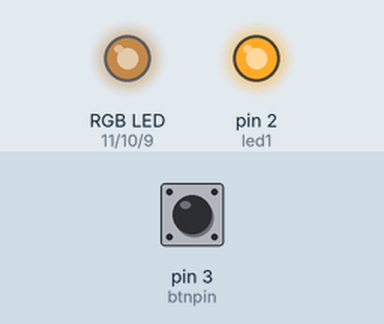
This sketch was run on a simulated Arduino Uno, built with avr-gcc and run on an emulated ATmega328P. On the bench: an RGB LED mixed from three pins (HIGH = lit), output pins drawn as LEDs (lit = HIGH). The inputs (shaded band) are chosen by the test bench; at power-on: pin 3 (btnpin) LOW. Dim RGB values are drawn brighter than linear; random numbers use the default seed unless the sketch sets one.

Above: at 1.2 s.
1.3 s: pin 3 (btnpin) pulled HIGH for 0.15 s
At 2.4 s:
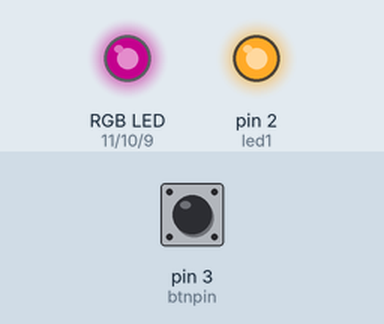
At 3.8 s:
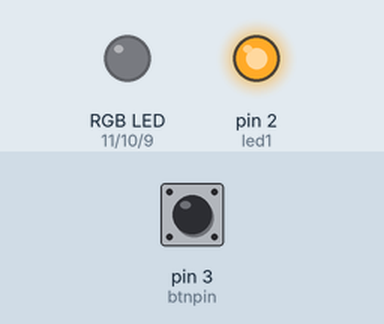
4.4 s: pin 3 (btnpin) pulled HIGH for 1 s
At 6.5 s:
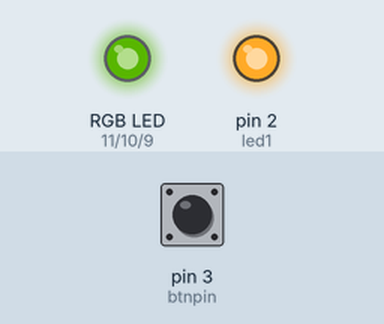
8.1 s: pin 3 (btnpin) pulled HIGH for 0.15 s
Timing chart, 0 to 31.3 s (numbered marks = the images above; inputs shaded):
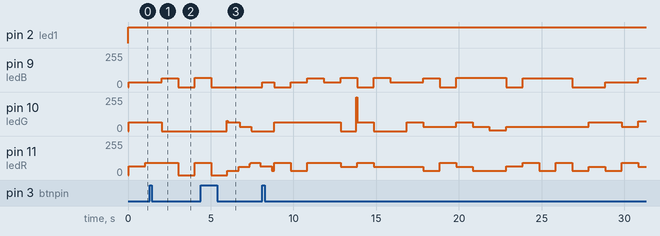

Measured:
- after the input at 1.3 s, pin 10 (ledG): 65/255 → 0/255 after 0.74 s
- after the input at 4.4 s, pin 10 (ledG): 0/255 → 78/255 after 1.6 s, → 66/255 0.08 s later, → 33/255 0.72 s later, → 0/255 0.68 s later

The sketch:

Fe_cube_05_RGB_frames_pbtn.ino
```cpp
/*
Controlling an RGB led via an npn switch and digital switching
using a frame abstraction
*/

// pins used
int ledR=11;
int ledG=10;
int ledB=9;
int led1=2;

#define btnpin  3  //de pin die pushbutton leest

bool test = false;  //use serial monitor for testing.

int NRSHOT = 0;    //shot number to start with
int PREVSHOT = 0;
int MAXSHOT = 3;   //maximum shot number

/*************************************************/
/*       variables for input sampling            */
/*************************************************/
bool allowInput  = true;
int btnStatePrev = LOW;
int btnState     = LOW;

// events
#define BTNFIXED     0    //no change
#define BTNPRESS     1
#define BTNRELEASE   2
unsigned long timepressed  = 0;
unsigned long timereleased = 0;
// button press types
#define NOPRESS      0
#define SHORTPRESS   1
#define LONGPRESS    2
#define DOUBLEPRESS  3
#define EXTREMEPRESS 4

int presstypePrev = NOPRESS;
int presstype     = NOPRESS;
unsigned long prevpresstime = 0;

//sensitivity constants
#define SHORTPRESSMAXDURATION 2000UL
#define LONGPRESSMAXDURATION  4000UL   // 4 seconds
#define DOUBLEPRESSWAIT       500UL    //half a second!

/*************************************************/
/*       Setup code                              */
/*************************************************/
void setup() {
  if (test) {
    Serial.begin(9600);
  }
  randomSeed(analogRead(0));
  // define the pins we use for the RGB led
  pinMode(ledR,OUTPUT); pinMode(ledG,OUTPUT);
  pinMode(ledB,OUTPUT); pinMode(led1,OUTPUT);
  // initialize the pushbutton pin as an input:
  pinMode(btnpin, INPUT);
}


/*************************************************/
/*       Input sampling code                     */
/*************************************************/

void inputsampling(){
  //read the pushbutton if allowed
  if (allowInput) {
    if (presstype == NOPRESS) {
      btnStatePrev = btnState;
      btnState = digitalRead(btnpin);
      // handle the events if needed
      eventhandling();
    } else {
      // problem, the previous press type has not been handled yet!
      // note: in our design a SHORTPRESS will be handled even it
      //       later we change this into a DOUBLEPRESS !
      //if 5 seconds a press is not handled, we remove it
      if (millis()-prevpresstime > LONGPRESSMAXDURATION){
        presstype = NOPRESS;
        presstypePrev  = NOPRESS;
      }
    }
    allowInput = false;
  }
}

void  eventhandling(){
  // process the events to set button press types
  unsigned long currt = millis();
  unsigned long prevtimereleased;
  int event = BTNFIXED;
  if (btnStatePrev != btnState) {
    // an event happened, handle it
    if (btnState == HIGH){
      event = BTNPRESS;
      timepressed = currt;
    } else {
      event = BTNRELEASE;
      prevtimereleased = timereleased;
      timereleased = currt;
    }
  }
  switch (event) {
    case BTNFIXED:
      // if no event, we can have a long press or certain short press
      if (timereleased > 0 && timepressed > timereleased
          && currt - timepressed > LONGPRESSMAXDURATION){
        presstype = EXTREMEPRESS;
        presstypePrev = NOPRESS;
        //avoid double handling of same events
        timepressed = timereleased;
      } else if (timereleased > 0 && presstypePrev == SHORTPRESS
                  && currt - timereleased > DOUBLEPRESSWAIT){
        presstype = SHORTPRESS;
        presstypePrev = NOPRESS;
      }
      break;
    case BTNPRESS:
      // button is pressed in, we don't sent a press type for this
      break;
    case BTNRELEASE:
      // button is released, set press type
      if (timereleased - timepressed <= SHORTPRESSMAXDURATION){
        //a short press
        if (presstypePrev == SHORTPRESS
            && (timepressed - prevtimereleased) < DOUBLEPRESSWAIT) {
          //a double press
          presstype = DOUBLEPRESS;
          presstypePrev = NOPRESS;
        } else {
          //a normal short press, store, will be handled if no double press
          presstype = NOPRESS;
          //remember it in case it will be double press:
          presstypePrev = SHORTPRESS;
        }
      } else if (timereleased - timepressed <= LONGPRESSMAXDURATION){
        // a long press
        presstype = LONGPRESS;
      } // no need for extremelong test, BTNFIXED handles it
  }
  if (test){// && event != BTNFIXED){
    Serial.print(presstype);Serial.print(" ");
    Serial.println(timepressed - prevtimereleased);
    delay(100);
  }
  // presstype has been set. The app should process it and set it to NOPRESS
}

/***************************************************************************
We consider the effect (a random color for 1 second) to be a shot or action.
A shot consists of frames which are shown 40ms. We determe in the loop if
a new frame must be drawn.

General outline animation architecture

1. A movie is a sequence of shots.
2. A shot has a duration expressed in ms. The action will be split up in
   frames to give the illusion of smooth change.
2. A frame is a fixed pattern that repeats for 1/25 of a second. The human
   eye can only see 24 images per second, so one frame every 1/25 seconds
   can give the illusion of smooth movement/change
   Frames themself are drawn from subframes
3. To create a frame, multiplexing will be needed. This is the act of
   combining individual light outputs to create a single frame.
   Eg, an RGB led cannot show R, G and B at the same time, so these must be
   shown in serie. For the same reason, a led cube might not have to power
   output to drive a complete cube in one subframe. So a subframe is one
   output of a loop in arduino.  A cycle of subrames creates a frame.
   The cycle is repeated for the duration of the frame.
***************************************************************************/
unsigned long movietime = 0UL;
//our first shot: a random color for a specific duration
long random_colorR = 0;
long random_colorG = 0;
long random_colorB = 0; // global variables

void random_color(unsigned long framenr, int frame[3]){
  //update the frame for the time shown
  if (framenr == 0) {
    //determine the random color we will use
   random_colorR = int(random(65));
   random_colorG = int(random(65));
   random_colorB = int(random(65));
   if (test) {
     Serial.print("New random color:");
     Serial.print(random_colorR * 4);Serial.print(" ");
     Serial.print(random_colorG * 4);Serial.print(" ");
     Serial.print(random_colorB * 4);Serial.print(" at time ");
     Serial.println(millis()/1000.);
   }
  }
  //store the random color in the frame
  frame[0] = random_colorR;
  frame[1] = random_colorG;
  frame[2] = random_colorB;
  //to test: hard code colors here:
  //frame[0] = 0; frame[1] = 0; frame[2] = 64;
}


void blink_color(unsigned long framenr, int frame[3]){
  //update the frame for the time shown
  if (framenr <25 ) {
    frame[0] = 64;
    frame[1] = 0;
    frame[2] = 64;
  } else {
    frame[0] = 0;
    frame[1] = 0;
    frame[2] = 0;
  }
}

//convert framenr to milliseconds
unsigned long framenr2ms(unsigned long framenr){
  return framenr  * 40;  //40ms per frame
}

int rainbowsinglecolorduration = 20;  //in milliseconds!
unsigned long rainbowshotduration = 255*rainbowsinglecolorduration;
void rainbow(unsigned long framenr, int frame[3]){
  //we show a rainbow effect, every color one second, 255 colors!

  //determine color number that corresponds with the framenr, so which second?
  int color = framenr2ms(framenr) / rainbowsinglecolorduration;
  //in case color is too large, use modulo to put it in interval (0,255)
  color = color % 256;

  //we determine a color in the color wheel, number in (0,255) rescaled to (0,64) via /4
  if(color < 85) {
    frame[0] = int(color*3/4);
    frame[1] = int((255-color*3)/4);
    frame[2] = 0;
  } else if(color < 170) {
    color -= 85;
    frame[2] = int(color*3/4);
    frame[0] = int((255-color*3)/4);
    frame[1] = 0;
  } else {
    color -= 170;
    frame[1] = int(color*3/4);
    frame[2] = int((255-color*3)/4);
    frame[0] = 0;
  }
}

void switch_off(unsigned long framenr, int frame[3]){
  //shot: switch off, allow inputsampling to continue
  frame[0] = 0;
  frame[1] = 0;
  frame[2] = 0;
  // too avoid too much cycling we switch off, and delay somewhat
  delay(35);
}

void (*movie(unsigned long *shotduration))(unsigned long, int[3]){
  // when a shot is finished, movie() is called to obtain the next shot.

  //first check for possible special shots
  switch (NRSHOT) {
    case 9999:
      //switch off
      *shotduration=1000;
      return switch_off;
      break;
  }

  //handle the normal shots:
  if (NRSHOT >= MAXSHOT) {NRSHOT = 0;}
  switch (NRSHOT) {
    case 0:
      // Here we have a single random color, and a fixed duration of 1000 ms.
      *shotduration = 1000UL;
      return random_color;
      break;
    case 1:
      //blink is 2 seconds for one cycle of the shot
      *shotduration = 2000UL;
      return blink_color;
      break;
    case 2:
      //rainbow effect
      *shotduration = rainbowshotduration;
      return rainbow;
    default:
      //we should not get here, if we are here, we switch off
      return switch_off;
  }
  // Here we have a single random color, and a fixed duration of 1000 ms.
  *shotduration = 1000;
  return random_color;
}


/***************************************************************************
           THAT WAS IT! SHORT NO?

       THE REST IS THE GENERAL FRAMEWORK TO SHOW FRAMES ACCORDING TO
            WHAT YOU WANTED

***************************************************************************/
//global variables needed
unsigned long startTime = 0UL;
unsigned long currentTime;
unsigned long shotduration = 0UL;
//shotptr       curshot;
void (*curshot)(long unsigned int, int*);
int           curframe[3];
unsigned long framenr = 0UL;
unsigned long curframenr = 1UL;
boolean       newframe = true;
unsigned long starttimeframe = 0UL;
int           subframecolor;
unsigned long subframecycle, cursubframecycle;
unsigned long subframestarttime;
unsigned long curmicrotime;

void loop(){
  //do input sampling
  inputsampling();
  //first we determine if a new shot must start or not
  currentTime = millis();
  bool newshot = true;
  switch (presstype) {
    case NOPRESS:
      //verder doen met huidige shot, of het herstarten als einde bereikt
      if (currentTime - startTime < shotduration) {
        //no new shot yet
        newshot = false;
        }
      break;
    case SHORTPRESS:
      //increase the pattern number to show new pattern
      NRSHOT += 1;
      break;
    case EXTREMEPRESS:
      //switch on or off
      if (NRSHOT == 9999) {
        NRSHOT = PREVSHOT;  //back on
        if (NRSHOT == 9999){NRSHOT = 0;}
      } else {
        PREVSHOT = NRSHOT;
        NRSHOT = 9999; //off
      }
      break;
    case DOUBLEPRESS:
      //no function for this
      newshot = false;
      break;
    default:
      newshot = false;
  }
  //consider presstype handled:
  presstype = NOPRESS;
  if (newshot) {
    //a new shot
    startTime = millis();
    curshot = movie(&shotduration);
    currentTime = startTime;
    curframenr = 1000UL; //dummy value
  }
  //we obtain the framenumber we should show, one frame=40ms
  unsigned long framenr = (currentTime - startTime)/40UL;
  if (curframenr != framenr){
    //a new frame to show, obtain it
    curshot(framenr, curframe);
    newframe = true;
    starttimeframe = micros();
    curframenr = framenr;
  } else {
    newframe = false;
  }
  // we continue showing a cycle of subframes as needed for the current frame
  curmicrotime = micros();
  if (newframe) {
    //allow input on next sampling
    allowInput = true;
    //reinit the subframes
    subframecolor = 0;
    subframestarttime = curmicrotime;
    subframecycle = 0UL;;
    cursubframecycle = 0UL;
  } else {
    // determine if a new subframecolor is needed
    cursubframecycle = (curmicrotime - starttimeframe) / 960UL; //960=3*5*64
    if (cursubframecycle != subframecycle){
      //new subframecycle
      subframecycle = cursubframecycle;
      subframestarttime = curmicrotime;
      subframecolor = 0;
    } else {
      subframecolor = subframecolor + 1;
      subframecolor = subframecolor % 3;
    }
  }
  //we know the frame, the color, and how far in the subframe we are
  show_subframe_color(subframecolor, curmicrotime - subframestarttime);
}

void show_subframe_color(int color, long microtime){
  // all off
  digitalWrite(led1, HIGH);
  digitalWrite(ledR, LOW);
  digitalWrite(ledG, LOW);
  digitalWrite(ledB, LOW);
  if (color == 0) {
    if (microtime < 15 * curframe[0]) {
      digitalWrite(ledR, HIGH);
    }
  } else if (color == 1) {
    if (microtime < 15 * curframe[1]) {
      digitalWrite(ledG, HIGH);
    }
  } else {
    if (microtime < 15 * curframe[2]) {
      digitalWrite(ledB, HIGH);
    }
  }
}
```
